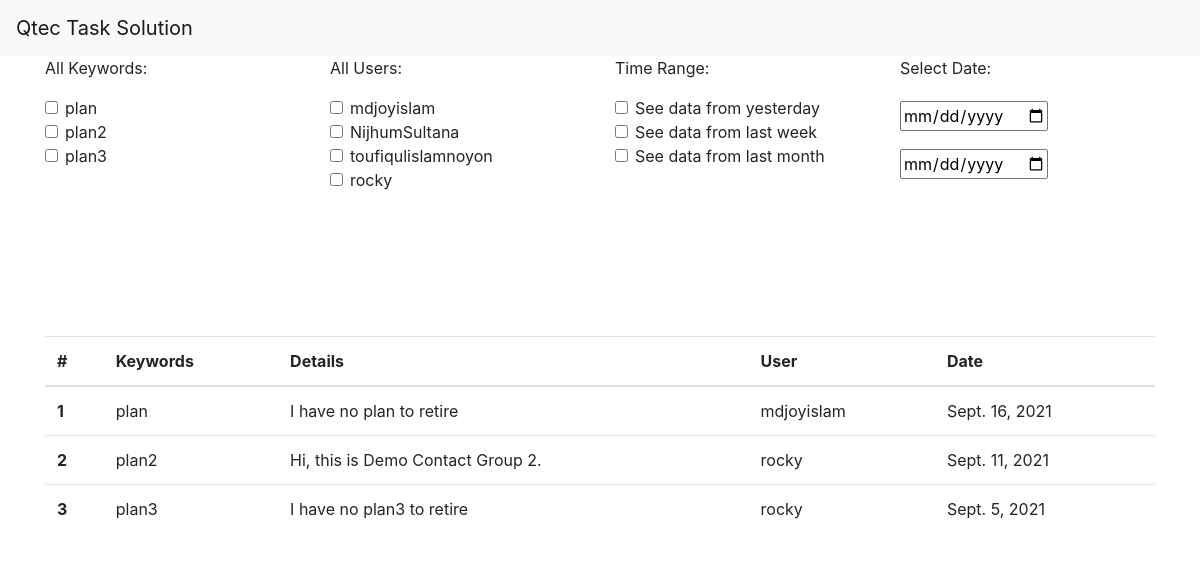
The page / on the database its author committed.
### core/models.py (models this page shows, shortened)
class SearchEngine(models.Model):
    user = models.ForeignKey(User, on_delete=models.CASCADE)
    keywords = models.CharField(max_length=20)
    details = models.CharField(max_length=1000)
    search_date = models.DateField()

### core/views.py (the view)
# urls.py: path('', views.HomeListView.as_view(), name='home'),
class HomeListView(ListView):
    model = User
    template_name = 'search.html'
    def get_context_data(self, **kwargs):
        context = super().get_context_data(**kwargs)
        context['user'] = User.objects.all()
        context['keyword'] = SearchEngine.objects.all()
        new_format = "%Y-%m-%d"
        yesterday = datetime.today() - timedelta(days=1)
        week = datetime.today() - timedelta(days=7)
        month = datetime.today() - timedelta(days=30)
        context['yesterday'] = yesterday.strftime(new_format)
        context['week'] = week.strftime(new_format)
        context['month'] = month.strftime(new_format)
        print(context['user'])
        return context

### templates/search.html (shortened to what this page needs)
{% extends 'base.html' %}
{% block content %}
    <div class="row">
        <div class="col-sm-3">
            <p>All Keywords: </p>
            {% for keyword in keyword %}
                <div class="form-check">
                  <input class="form-check-input" type="checkbox" name="checkKeywords1" data-filter="keyword" value="{{keyword.keywords}}" id="checkKeywords1">
                  <label class="form-check-label" for="checkKeywords">
                    {{keyword.keywords}}
                  </label>
                </div>
            {% endfor %}
        </div>
        <div class="col-sm-3">
            <p>All Users: </p>
            {% for users in user %}
                <div class="form-check">
                  <input class="form-check-input" type="checkbox" name="checkKeywords2" data-filter="user" value="{{users.username}}" id="checkKeywords2">
                  <label class="form-check-label" for="checkKeywords">
                    {{ users.username }}
                  </label>
                </div>
            {% endfor %}
        </div>
        <div class="col-sm-3">
            <p>Time Range:</p>
            <div class="form-check">
              <input class="form-check-input" type="checkbox" name="checkKeywords3" data-filter="time" value="{{yesterday}}" id="checkKeywords3">
              <label class="form-check-label" for="checkKeywords">
                See data from yesterday
              </label>
            </div>
            <div class="form-check">
              <input class="form-check-input" type="checkbox" name="checkKeywords4" data-filter="time" value="{{week}}" id="checkKeywords4">
              <label class="form-check-label" for="checkKeywords">
               See data from last week
              </label>
            </div>
            <div class="form-check">
              <input class="form-check-input" type="checkbox" name="checkKeywords5" data-filter="time" value="{{month}}" id="checkKeywords5" >
              <label class="form-check-label" for="checkKeywords">
               See data from last month
              </label>
            </div>
        </div>
        <div class="col-sm-3">
            <p>Select Date:</p>
            <div class="form-check">
                <input class="form-check-input" type="date" name="checkKeywords6" data-filter="date" id="checkKeywords6">
            </div>
            <br><br>
            <div class="form-check">
                <input class="form-check-input" type="date" name="checkKeywords7" data-filter="date" id="checkKeywords7">
            </div>
        </div>
    </div>
    <br><br><br>
    <br><br><br>
    <table class="table">
      <thead>
        <tr>
          <th scope="col">#</th>
          <th scope="col">Keywords</th>
          <th scope="col">Details</th>
          <th scope="col">User</th>
          <th scope="col">Date</th>
        </tr>
      </thead>
      <tbody>
      {% for keyword in keyword %}
        <tr>
          <th scope="row">{{forloop.counter}}</th>
          <td>{{keyword.keywords}}</td>
          <td>{{keyword.details}}</td>
          <td>{{keyword.user}}</td>
          <td>{{keyword.search_date}}</td>
        </tr>
      {% endfor %}
      </tbody>
    </table>
{% endblock  %}

### templates/base.html (shortened to what this page needs)
<!doctype html>
<html lang="en">
  <head>
    <link rel="stylesheet" href="https://maxcdn.bootstrapcdn.com/bootstrap/4.0.0/css/bootstrap.min.css">
  </head>
  <body>
    <nav class="navbar navbar-light bg-light">
      <a class="navbar-brand" href="{% url 'home' %}">Qtec Task Solution</a>
    </nav>
    <div class="container">
      {% block content %}
      {% endblock content %}
    </div>
  </body>
</html>

### rows shown on the page
SearchEngine: keywords "plan", details "I have no plan to retire", user "mdjoyislam", search_date "Sept. 16, 2021"
SearchEngine: keywords "plan2", details "Hi, this is Demo Contact Group 2.", user "rocky", search_date "Sept. 11, 2021"
SearchEngine: keywords "plan3", details "I have no plan3 to retire", user "rocky", search_date "Sept. 5, 2021"

### other values the page prints
{{ users.username }} "mdjoyislam"
{{ users.username }} "NijhumSultana"
{{ users.username }} "toufiqulislamnoyon"
{{ users.username }} "rocky"
